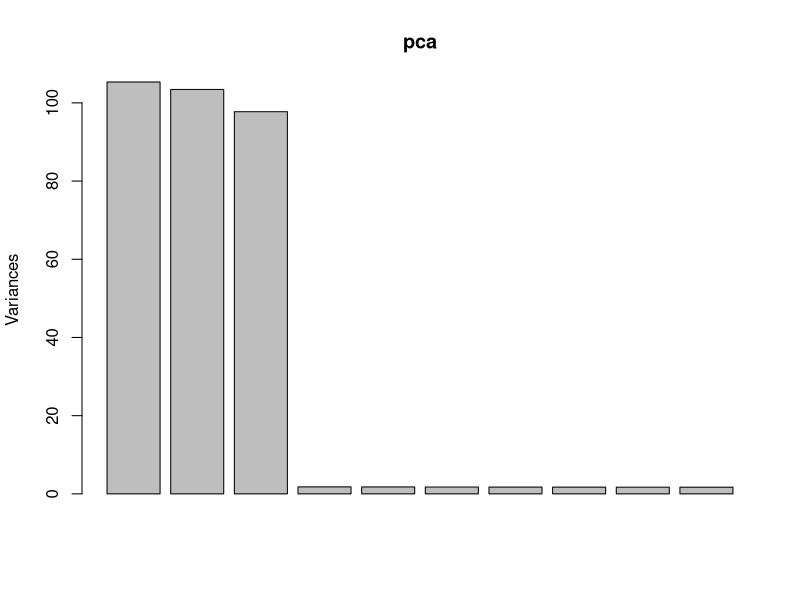

Recreate this plot in R.
library(parallel)

generate <- function(K, number_locus, pop_size = 100, alpha = .1, beta = 1){
  
  #set.seed(1)
  pop <- replicate(number_locus, replicate(K, rbinom(n = pop_size, size = 1, prob = rbeta(1, alpha, beta))), simplify = T)
  #print(pop)
  return(pop)
}



PCA_summary <- function(data, number_components = 10){
  
  print(data)
  pca <- prcomp(data)
  print(pca)
  plot(pca)
  summary(pca)
}


PCA_summary(generate(4, 10000, 100))